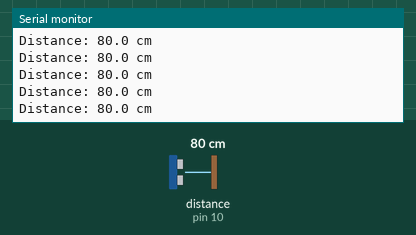
A sketch run on a simulated Arduino Uno, built with avr-gcc and run on an emulated ATmega328P. Shown: the last lines printed to the serial monitor. Wiring (inferred from the names in the program): ultrasonic range finder: trigger pin 9; echo pin 10. The test bench sets the inputs (shaded band); at power-on: distance to the obstacle (sensor on pin 10) 80 cm. The echo pulse lasts 58.3 µs per cm.

Above: at 1.2 s.
1.3 s: distance to the obstacle (sensor on pin 10) set to 60 cm
At 1.38 s:
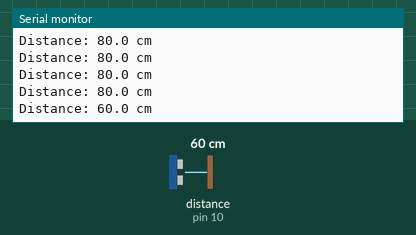
4.3 s: distance to the obstacle (sensor on pin 10) set to 35 cm
At 4.3 s:
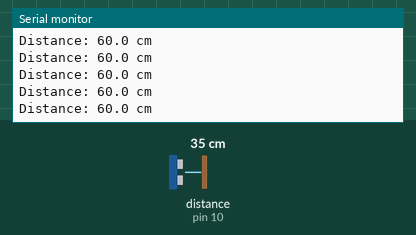
7.3 s: distance to the obstacle (sensor on pin 10) set to 250 cm
At 7.4 s:
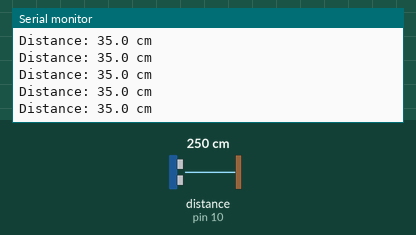
Timing chart, 0 to 10.3 s (numbered marks = the images above; inputs shaded):
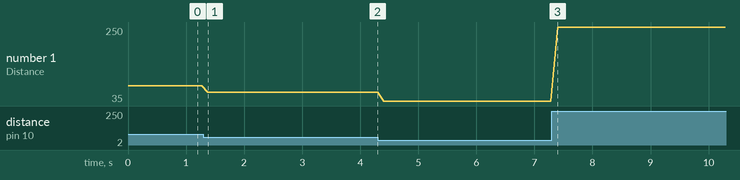

Measured:
- after the input at 1.3 s, the serial monitor: prints a new line after 0.08 s (image 1)
- plotted number 1: 80 → 60 after the input at 1.3 s, 60 → 35 after the input at 4.3 s, 35 → 249.7 after the input at 7.3 s

The sketch:

ultra.ino
```cpp
#define TRIG_PIN 9
#define ECHO_PIN 10

void setup() {
    Serial.begin(9600);

    pinMode(TRIG_PIN, OUTPUT);
    pinMode(ECHO_PIN, INPUT);

    digitalWrite(TRIG_PIN, LOW);
}

void loop() {
    // Send a 10-microsecond trigger pulse
    digitalWrite(TRIG_PIN, HIGH);
    delayMicroseconds(10);
    digitalWrite(TRIG_PIN, LOW);

    // Measure the echo pulse
    unsigned long duration = pulseIn(ECHO_PIN, HIGH, 30000);

    if(duration == 0) {
        Serial.println("Out of range");
    } else {
        // Speed of sound ≈ 0.0343 cm/us
        float distance = duration * 0.0343 / 2.0;

        Serial.print("Distance: ");
        Serial.print(distance, 1);
        Serial.println(" cm");
    }

    delay(100);
}
```
